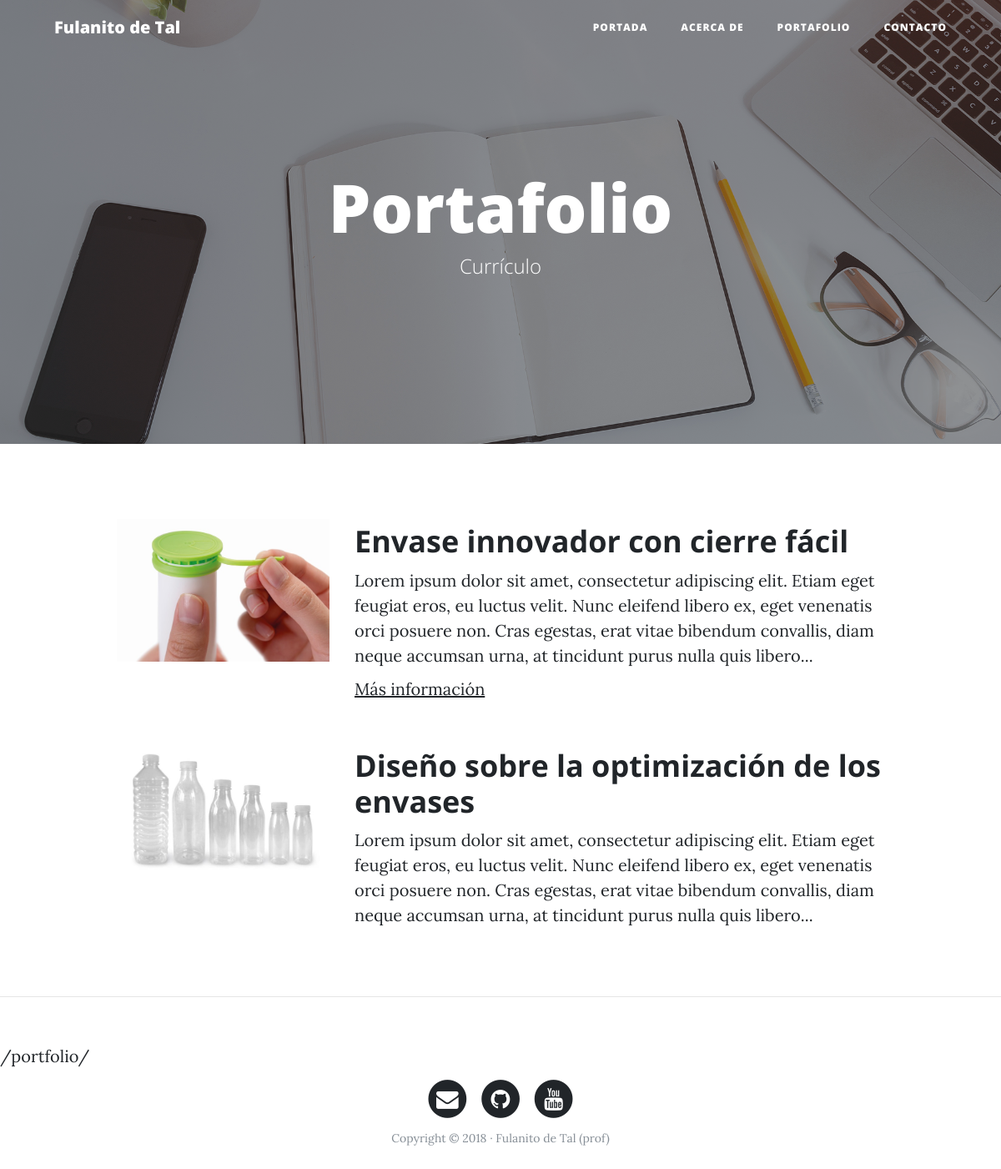
The page /portfolio/ on the database its author committed.
### portfolio/models.py (models this page shows, shortened)
class Project(models.Model):
    title = models.CharField(max_length=200, verbose_name="Título")
    description = models.TextField(verbose_name="Descripción")
    image = models.ImageField(verbose_name="Imagen", upload_to="projects")
    link = models.URLField(verbose_name="Dirección Web",null=True, blank=True)
    created = models.DateTimeField(auto_now_add=True, verbose_name="Fecha de creación")
    updated = models.DateTimeField(auto_now=True, verbose_name="Fecha de edición")
    class Meta:
        verbose_name = "proyecto"
        verbose_name_plural = "proyectos"
        ordering = ["-created"]

### portfolio/views.py (the view)
# urls.py: path('portfolio/', portfolio_views.portfolio, name="portfolio"),
def portfolio(request):
    projects = Project.objects.all()
    return render(request, "portfolio/portfolio.html", {'projects': projects})

### portfolio/templates/portfolio/portfolio.html (shortened to what this page needs)
{% extends 'core/base.html' %}
{% block background %}{% load static %}{% static 'core/img/portfolio-bg.jpg' %}{% endblock %}
{% block headers %}
    <h1>Portafolio</h1>
    <span class="subheading">Currículo</span>
{% endblock %}
{% block content %}
    {% for project in projects %}
        <div class="row project">
            <div class="col-lg-3 col-md-4 offset-lg-1">
                    <img class="img-fluid" src="{{ project.image.url }}" alt="">
            </div>
            <div class="col-lg-7 col-md-8">
                <h2 class="section-heading title">{{ project.title }}</h2>
                <p>{{ project.description }}</p>
                {% if project.link %}
                    <p><a href="{{ project.link }}">Más información</a></p>
                {% endif %}
            </div>
        </div>
    {% endfor %}
{% endblock %}

### core/templates/core/base.html (shortened to what this page needs)
<!DOCTYPE html>
<html lang="es">
  <head>
    {% load static %}
    <link href="{% static 'core/vendor/bootstrap/css/bootstrap.min.css' %}" rel="stylesheet">
    <link href="{% static 'core/vendor/font-awesome/css/font-awesome.min.css' %}" rel="stylesheet" type="text/css">
    <link href="{% static 'core/css/clean-blog.min.css' %}" rel="stylesheet">
  </head>
  <body>
    <nav class="navbar navbar-expand-lg navbar-light fixed-top" id="mainNav">
      <div class="container">
        <a class="navbar-brand" href="{% url 'home' %}">Fulanito de Tal</a>
        <div class="collapse navbar-collapse" id="navbarResponsive">
          <ul class="navbar-nav ml-auto">
            <li class="nav-item">
              <a class="nav-link" href="{% url 'home' %}">Portada</a>
            </li>
            <li class="nav-item">
              <a class="nav-link" href="{% url 'about' %}">Acerca de</a>
            </li>
            <li class="nav-item">
              <a class="nav-link" href="{% url 'portfolio' %}">Portafolio</a>
            </li>
            <li class="nav-item">
              <a class="nav-link" href="{% url 'contact' %}">Contacto</a>
            </li>
          </ul>
        </div>
      </div>
    </nav>
    <header class="masthead" style="background-image: url('{% block background %}{% endblock %}')">
      <div class="overlay"></div>
      <div class="container">
        <div class="row">
          <div class="col-lg-8 col-md-10 mx-auto">
            <div class="site-heading">
              {% block headers %}{% endblock %}
            </div>
          </div>
        </div>
      </div>
    </header>
    <div class="container">
        {% block content %}{% endblock %}
    </div>
    {% if request.path != "/" %} <hr/> {% endif %}
    {{request.path}}
    <footer>
      <div class="container">
        <div class="row">
          <div class="col-lg-8 col-md-10 mx-auto">
            <ul class="list-inline text-center">
              <li class="list-inline-item">
                <a href="#">
                  <span class="fa-stack fa-lg">
                    <i class="fa fa-circle fa-stack-2x"></i>
                    <i class="fa fa-envelope fa-stack-1x fa-inverse"></i>
                  </span>
                </a>
              </li>
              <li class="list-inline-item">
                <a href="#">
                  <span class="fa-stack fa-lg">
                    <i class="fa fa-circle fa-stack-2x"></i>
                    <i class="fa fa-github fa-stack-1x fa-inverse"></i>
                  </span>
                </a>
              </li>
              <li class="list-inline-item">
                <a href="#">
                  <span class="fa-stack fa-lg">
                    <i class="fa fa-circle fa-stack-2x"></i>
                    <i class="fa fa-youtube fa-stack-1x fa-inverse"></i>
                  </span>
                </a>
              </li>
            </ul>
            <p class="copyright text-muted">Copyright &copy; 2018 · Fulanito de Tal (prof) </p>
          </div>
        </div>
      </div>
    </footer>
  </body>
</html>

### rows shown on the page
Project: image (picture), title "Envase innovador con cierre fácil", description "Lorem ipsum dolor sit amet, consectetur adipiscing elit. Etiam eget feugiat eros, eu luctus velit. Nunc eleifend libero ex, eget venenatis orci posuere non. Cras egestas, erat vitae bibendum convallis, diam neque accumsan urna, at tincidunt purus nulla quis libero..."
Project: image (picture), title "Diseño sobre la optimización de los envases", description "Lorem ipsum dolor sit amet, consectetur adipiscing elit. Etiam eget feugiat eros, eu luctus velit. Nunc eleifend libero ex, eget venenatis orci posuere non. Cras egestas, erat vitae bibendum convallis, diam neque accumsan urna, at tincidunt purus nulla quis libero..."

### other values the page prints
{{ request.path }} "/portfolio/"
